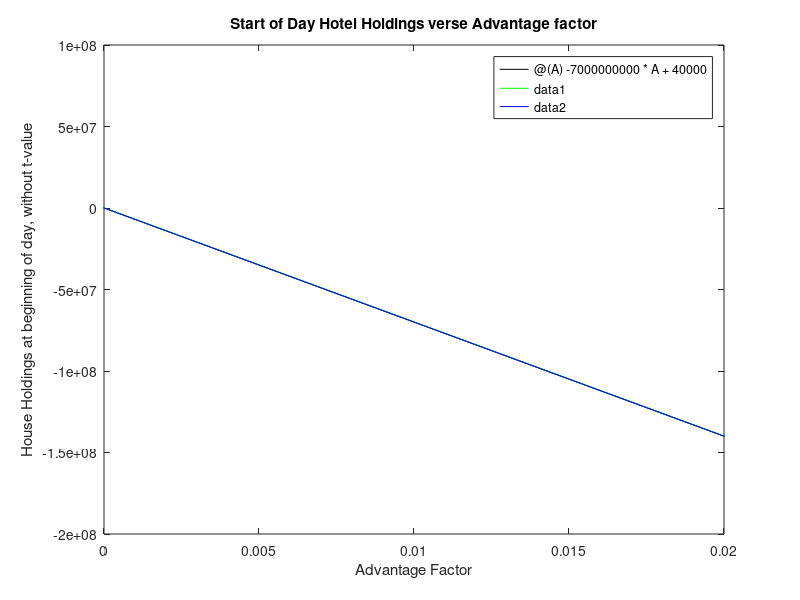

Write the MATLAB code that produced this figure.
%% Plot relation for P1
%Function described in writeup
HotelDayHoldings = @(A) -7000000000*A + 40000
HotelDayHoldingsUpper = @(A) -7000000000*A + 40000 + 22612
HotelDayHoldingsLower = @(A)-7000000000*A + 40000 - 22612

figure(9)
fplot(HotelDayHoldings, 'k'); hold on
fplot(HotelDayHoldingsUpper, 'g-'); hold on
fplot(HotelDayHoldingsLower, 'b-');

xlim([0 0.02])
ylim([-0.2e9 0.1e9])
title('Start of Day Hotel Holdings verse Advantage factor')
xlabel('Advantage Factor')
ylabel('House Holdings at beginning of day, without t-value')
saveas(gcf,'P1 relation.pdf')